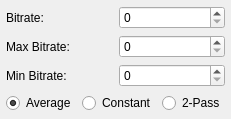
                    <widget class="QWidget" name="x264_bitrate_page">
                     <layout class="QVBoxLayout" name="verticalLayout_22">
                      <property name="leftMargin">
                       <number>6</number>
                      </property>
                      <property name="topMargin">
                       <number>6</number>
                      </property>
                      <property name="rightMargin">
                       <number>6</number>
                      </property>
                      <property name="bottomMargin">
                       <number>6</number>
                      </property>
                      <item>
                       <layout class="QHBoxLayout" name="horizontalLayout_30">
                        <item>
                         <widget class="QLabel" name="label_34">
                          <property name="text">
                           <string>Bitrate:</string>
                          </property>
                         </widget>
                        </item>
                        <item>
                         <widget class="QSpinBox" name="x264_bitrate_spinbutton"/>
                        </item>
                       </layout>
                      </item>
                      <item>
                       <layout class="QHBoxLayout" name="horizontalLayout_31">
                        <item>
                         <widget class="QLabel" name="label_35">
                          <property name="text">
                           <string>Max Bitrate:</string>
                          </property>
                         </widget>
                        </item>
                        <item>
                         <widget class="QSpinBox" name="x264_max_bitrate_spinbutton"/>
                        </item>
                       </layout>
                      </item>
                      <item>
                       <layout class="QHBoxLayout" name="horizontalLayout_32">
                        <item>
                         <widget class="QLabel" name="label_36">
                          <property name="text">
                           <string>Min Bitrate:</string>
                          </property>
                         </widget>
                        </item>
                        <item>
                         <widget class="QSpinBox" name="x264_min_bitrate_spinbutton"/>
                        </item>
                       </layout>
                      </item>
                      <item>
                       <layout class="QHBoxLayout" name="horizontalLayout_33">
                        <item>
                         <widget class="QRadioButton" name="x264_average_radiobutton">
                          <property name="sizePolicy">
                           <sizepolicy hsizetype="Maximum" vsizetype="Fixed">
                            <horstretch>0</horstretch>
                            <verstretch>0</verstretch>
                           </sizepolicy>
                          </property>
                          <property name="text">
                           <string>Average</string>
                          </property>
                          <property name="checked">
                           <bool>true</bool>
                          </property>
                         </widget>
                        </item>
                        <item>
                         <widget class="QRadioButton" name="x264_constant_radiobutton">
                          <property name="sizePolicy">
                           <sizepolicy hsizetype="Maximum" vsizetype="Fixed">
                            <horstretch>0</horstretch>
                            <verstretch>0</verstretch>
                           </sizepolicy>
                          </property>
                          <property name="text">
                           <string>Constant</string>
                          </property>
                         </widget>
                        </item>
                        <item>
                         <widget class="QRadioButton" name="x264_2pass_radiobutton">
                          <property name="sizePolicy">
                           <sizepolicy hsizetype="Maximum" vsizetype="Fixed">
                            <horstretch>0</horstretch>
                            <verstretch>0</verstretch>
                           </sizepolicy>
                          </property>
                          <property name="text">
                           <string>2-Pass</string>
                          </property>
                         </widget>
                        </item>
                       </layout>
                      </item>
                     </layout>
                    </widget>
